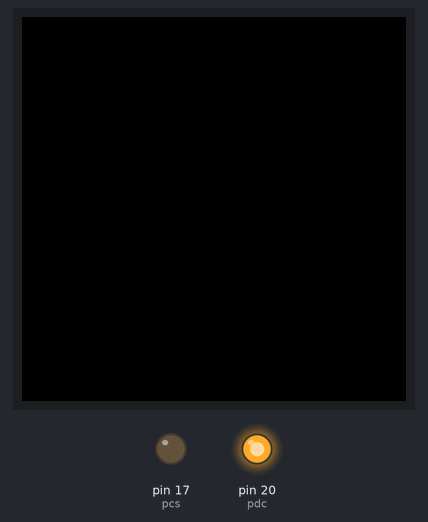
Recording of a program running on a simulated MicroPython board. Shown: 128×128 colour display, output pins drawn as LEDs (lit = HIGH). Library files of the repository ran but are not shown: ssd1351.py; pins used as bus, display or sensor lines are not drawn. At 0.0 s the program stops and its outputs stay as they are.

Above: at 0.1 s.
Timing chart, 0 to 1.5 s (numbered marks = the images above):
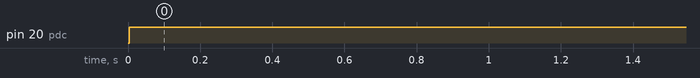

The program:

color_setup.py
```python
import machine
import gc
from drivers.ssd1351.ssd1351 import SSD1351 as SSD

height = 128  # height = 128 # 1.5 inch 128*128 display

pdc = machine.Pin(20, machine.Pin.OUT, value=0)
pcs = machine.Pin(17, machine.Pin.OUT, value=1)
prst = machine.Pin(21, machine.Pin.OUT, value=1)
spi = machine.SPI(0,
                  baudrate=10000000,
                  polarity=1,
                  phase=1,
                  bits=8,
                  firstbit=machine.SPI.MSB,
                  sck=machine.Pin(18),
                  mosi=machine.Pin(19),
                  miso=machine.Pin(16))
gc.collect()  # Precaution before instantiating framebuf
ssd = SSD(spi, pcs, pdc, prst, height)  # Create a display instance
```

Measured:
- by itself, pin 20 (pdc): LOW → HIGH at 0.00 s
